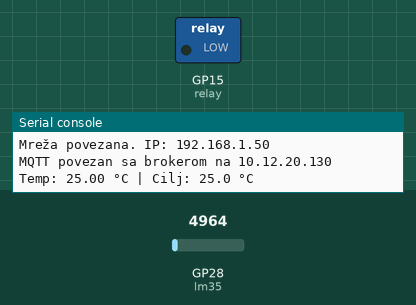
This program was run on a simulated Raspberry Pi Pico running MicroPython. On the bench: switched loads named in the program (green lamp = pin HIGH), the last lines printed to the serial console. Inputs (shaded band) come from the test bench; at power-on: GP28 (lm35) = 4964 (analog values on the 0–65535 scale). WiFi joins after 1.5 s; no MQTT or app messages arrive unless stated.

Above: at 4.8 s.
4.9 s: GP28 (lm35) set to 4752
9.8 s: GP28 (lm35) set to 4240
At 14.1 s:
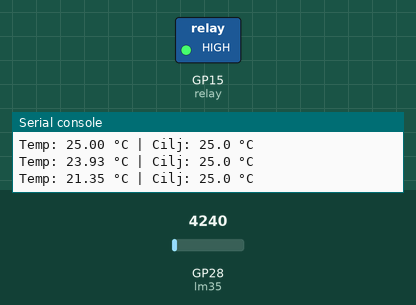
25.1 s: GP28 (lm35) set to 5956
At 29.5 s:
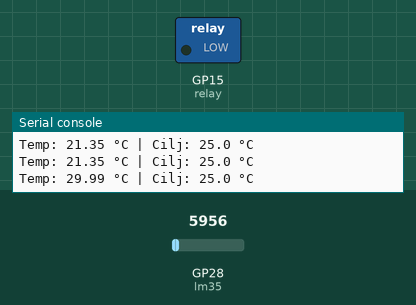
30.1 s: GP28 (lm35) set to 2978
At 34.7 s:
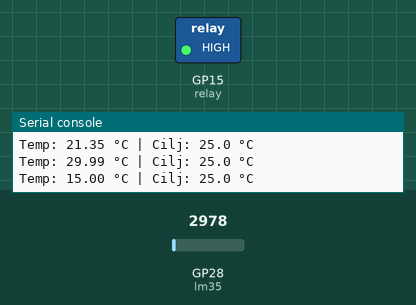
Timing chart, 0 to 36.1 s (numbered marks = the images above; inputs shaded):
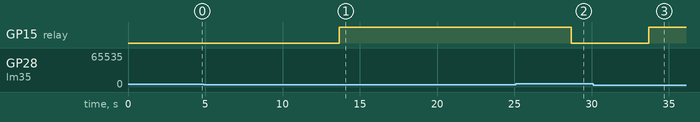

The program:

main.py
```python
import network
import time
from umqtt.simple import MQTTClient
from machine import Pin, ADC, reset

# WiFi parametri
wifi_ssid = 'Lab220'
wifi_password = 'lab220lozinka'

# MQTT parametri
mqtt_server = '10.12.20.130'
client_id = 'pico_client'
topic_set_temp = b'control/set_temperature'
topic_relay = b'control/relay'
topic_temp_report = b'sensor/temperature'
topic_relay_status = b'relay/status'

# Inicijalizacija releja i senzora
relay = Pin(15, Pin.OUT)
relay.value(0)  # Relej isključen na početku

lm35 = ADC(Pin(28))

set_temperature = 25.0
hysteresis = 2.0  # histereza u stepenima
relay_on = False  # stanje releja

# Funkcija za povezivanje na WiFi
def connect_wifi():
    wlan = network.WLAN(network.STA_IF)
    wlan.active(True)
    if not wlan.isconnected():
        print('Povezivanje na mrežu...')
        wlan.connect(wifi_ssid, wifi_password)
        while not wlan.isconnected():
            time.sleep(0.5)
    print('Mreža povezana. IP:', wlan.ifconfig()[0])

# Funkcija za provjeru WiFi konekcije
def ensure_wifi():
    wlan = network.WLAN(network.STA_IF)
    if not wlan.isconnected():
        print("WiFi veza izgubljena. Resetujem...")
        time.sleep(2)
        reset()

# MQTT callback funkcija
def sub_callback(topic, msg):
    global set_temperature
    print('Primljena MQTT poruka:', topic, msg)

    if topic == topic_set_temp:
        try:
            set_temperature = float(msg)
            print('Podesena ciljna temperatura:', set_temperature)
        except:
            print("Greška pri parsiranju temperature.")

    elif topic == topic_relay:
        if msg == b'ON':
            relay.value(1)
            client.publish(topic_relay_status, b'ON')
        elif msg == b'OFF':
            relay.value(0)
            client.publish(topic_relay_status, b'OFF')

# Očitavanje temperature sa LM35 senzora
def read_temperature():
    try:
        raw = lm35.read_u16()
        voltage = raw * 3.3 / 65535
        temp_c = voltage * 100
        return temp_c
    except Exception as e:
        print('Greška pri očitavanju sa LM35:', e)
        return None

connect_wifi()
time.sleep(2)

# Povezivanje na MQTT
try:
    client = MQTTClient(client_id, mqtt_server)
    client.set_callback(sub_callback)
    client.connect()
    client.subscribe(topic_set_temp)
    client.subscribe(topic_relay)
    print('MQTT povezan sa brokerom na', mqtt_server)
except OSError as e:
    print('MQTT konekcija neuspešna:', e)
    time.sleep(5)
    reset()


while True:
    ensure_wifi()
    try:
        client.check_msg()
        temp = read_temperature()
        if temp is not None:
            print(f'Temp: {temp:.2f} °C | Cilj: {set_temperature} °C')
            client.publish(topic_temp_report, str(temp))

            # Histereza
            if relay_on:
                if temp >= set_temperature + hysteresis:
                    relay.value(0)
                    client.publish(topic_relay_status, b'OFF')
                    relay_on = False
            else:
                if temp <= set_temperature - hysteresis:
                    relay.value(1)
                    client.publish(topic_relay_status, b'ON')
                    relay_on = True

        else:
            print("Preskačem jer temperatura nije očitana.")
    except OSError as e:
        print('Greška u MQTT komunikaciji:', e)
        time.sleep(3)
        reset()

    time.sleep(5)
```

Measured:
- the behaviour switches between 4576 and 4560 on GP28 (lm35) (found by bisection; images 0 and 1)
- after the input at 9.8 s, GP15 (relay): LOW → HIGH after 3.9 s
- after the input at 25.1 s, GP15 (relay): HIGH → LOW after 3.6 s
- after the input at 30.1 s, GP15 (relay): LOW → HIGH after 3.6 s
